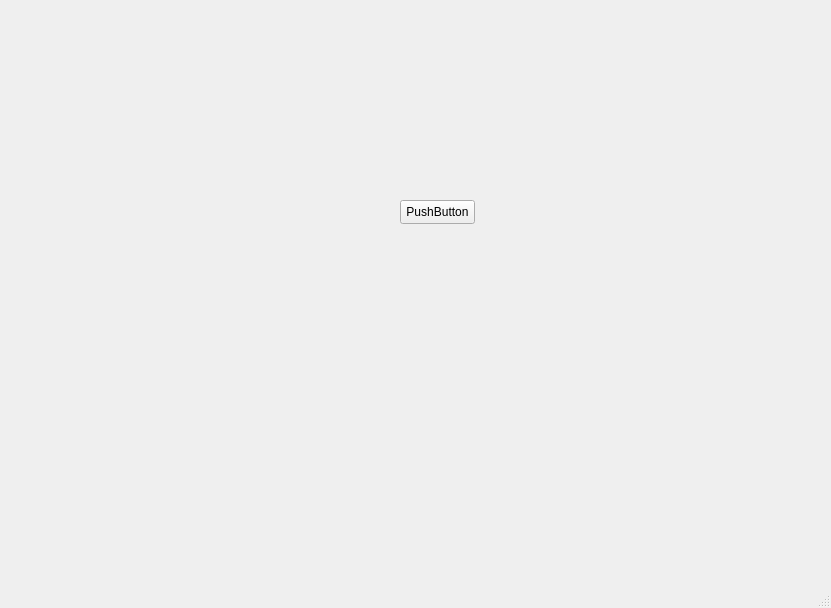
<?xml version="1.0" encoding="UTF-8"?>
<ui version="4.0">
 <class>MainWindow</class>
 <widget class="QMainWindow" name="MainWindow">
  <property name="geometry">
   <rect>
    <x>0</x>
    <y>0</y>
    <width>831</width>
    <height>608</height>
   </rect>
  </property>
  <property name="windowTitle">
   <string>MainWindow</string>
  </property>
  <widget class="QWidget" name="centralwidget">
   <layout class="QGridLayout" name="gridLayout">
    <item row="0" column="0">
     <layout class="QVBoxLayout" name="verticalLayout"/>
    </item>
   </layout>
   <widget class="QPushButton" name="pushButton">
    <property name="geometry">
     <rect>
      <x>400</x>
      <y>200</y>
      <width>75</width>
      <height>24</height>
     </rect>
    </property>
    <property name="text">
     <string>PushButton</string>
    </property>
   </widget>
  </widget>
  <widget class="QMenuBar" name="menubar">
   <property name="geometry">
    <rect>
     <x>0</x>
     <y>0</y>
     <width>831</width>
     <height>33</height>
    </rect>
   </property>
  </widget>
  <widget class="QStatusBar" name="statusbar"/>
 </widget>
 <resources/>
 <connections/>
</ui>
